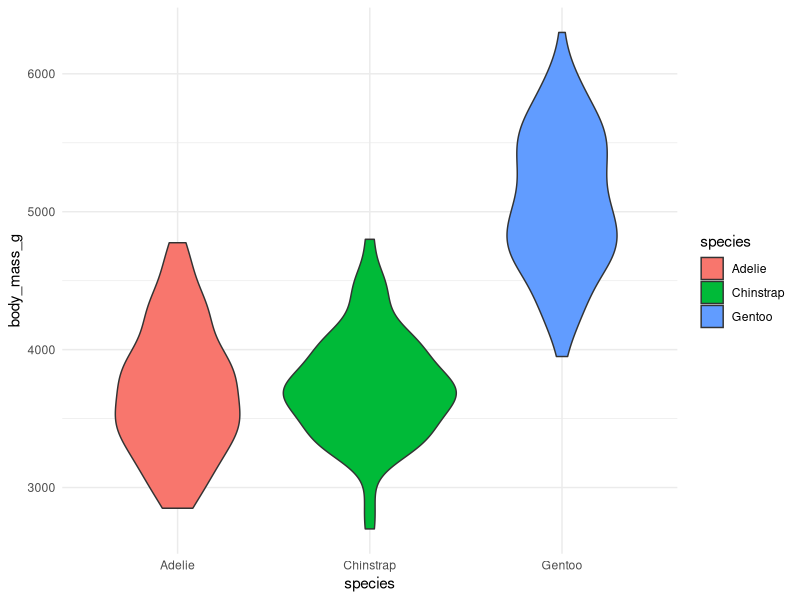

The R source for this figure:
## ---- chunk 1
knitr::opts_chunk$set(echo = TRUE)
library(tidyverse)
library(palmerpenguins)
## ---- chunk 2
ggplot(penguins, aes(x= species, y = body_mass_g)) +
  geom_violin(aes(fill = species, size = body_mass_g)) +
  theme_minimal()
